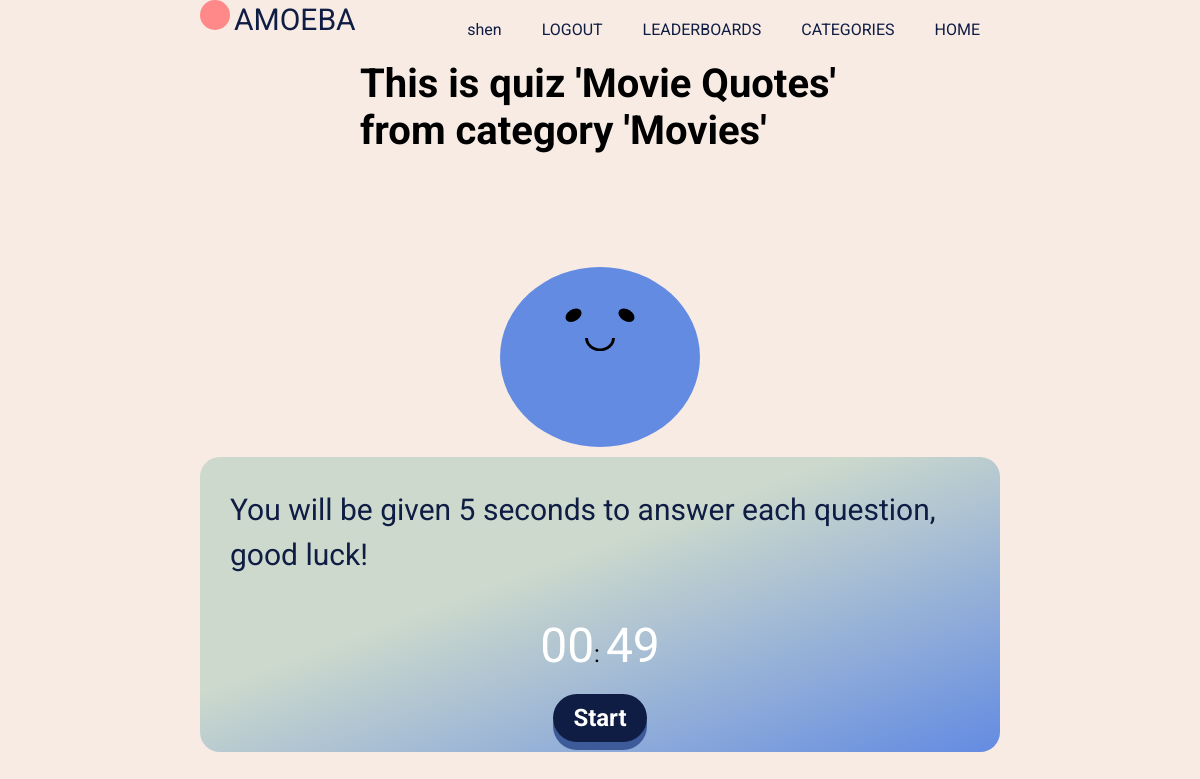
Page /quiz/5 (signed in) on the committed database.
### app/models.py (models this page shows, shortened)
class User(UserMixin, db.Model):
  id = db.Column(db.Integer, primary_key=True)
  username = db.Column(db.String(20), unique=True, index=True, nullable=False)
  email = db.Column(db.String(120), unique=True, index=True, nullable=False)
  password_hash = db.Column(db.String(128))
  posted_quizes = db.relationship('Quiz', backref = 'postedby', lazy = 'dynamic')
  attempts = db.relationship('Attempt', backref = 'user', lazy = 'dynamic')
  is_admin = db.Column(db.Boolean, default=False, nullable=False)
  date_joined = db.Column(db.DateTime, index=True, default=datetime.utcnow)

class Quiz(db.Model):
  id = db.Column(db.Integer, primary_key=True)
  category = db.Column(db.String(32), index=True)
  quizname = db.Column(db.String(32), index=True, unique=True)
  filename = db.Column(db.String(32),unique=True)
  date_added = db.Column(db.DateTime, index=True, default=datetime.utcnow)
  user_id = db.Column(db.Integer, db.ForeignKey('user.id'))
  attempts = db.relationship('Attempt', backref = 'quiz', lazy = 'dynamic')

### app/routes.py (the view)
@app.route('/quiz/<quizid>', methods=['POST', 'GET'])
@login_required
def quiz(quizid):
  quiz = Quiz.query.filter_by(id=quizid).first()
  filename = quiz.filename
  basedir = os.path.abspath(os.path.dirname(__file__))
  quiz_dir = os.path.join(basedir, 'static', 'quizzes')
  file_dir = os.path.join(quiz_dir, filename)
  with open(file_dir) as json_file:
    questionset = json.load(json_file)
  return render_template('quiz.html', questionset=questionset, quizname=quiz.quizname, quizcat=quiz.category, quizid=quizid)

### app/models.py (called while the page is built)
@login.user_loader
def load_user(id): #retrieve the user object representing the current user from the database
  return User.query.get(int(id)) #flask-login uses string for ids. database uses integers for id

### app/templates/quiz.html (shortened to what this page needs)
{% extends "template.html" %} {% block head %}
<link
  rel="stylesheet"
  type="text/css"
  href="{{ url_for('static', filename = 'styles/content.css')}}"
/>
<link
  rel="stylesheet"
  type="text/css"
  href="{{ url_for('static', filename='styles/quizstyle.css')}}"
/>
<link
  rel="stylesheet"
  type="text/css"
  href="{{ url_for('static', filename='styles/amoeba.css')}}"
/>
{% endblock %} {% block content %}
<div class="content">
  <h2 id="quiztitle">
    This is quiz '{{ quizname }}' from category '{{ quizcat }}'
  </h2>
  <div class="quizcontent">
    <div class="amoeba_ball" id="amoebabody">
      <div class="amoeba_eye eye_left"></div>
      <div class="amoeba_eye eye_right"></div>
      <div class="amoeba_smile"></div>
    </div>
    <div class="container">
      <p id="description">
        You will be given 5 seconds to answer each question, good luck!
      </p>
      <div class="timer">
        <span id="minutes">00</span>:
        <span id="seconds">00</span>
      </div>
      <div class="controls">
        <button id="start-btn" class="start-btn btn">Start</button>
      </div>
    </div>
  </div>
</div>
{% endblock %}

### app/templates/template.html (shortened to what this page needs)
<html lang="en">
  <head>
    <link
      rel="stylesheet"
      type="text/css"
      href="{{ url_for('static', filename =
    'styles/content.css')}}"
    />
    {%block head%}{% endblock %}
  </head>
  <body>
    <header>
      <div class="header-content">
        <div class="logo">
          <div id="amoeba-logo"></div>
          <span id="logo-text">AMOEBA</span>
        </div>
        <u1 class="navigation">
          <a href="{{ url_for('index') }}">HOME</a>
          <a href="{{ url_for('categories') }}">CATEGORIES</a>
          <a href="{{ url_for('leaderboards') }}">LEADERBOARDS</a>
          {% if current_user.is_authenticated %}
          <a href="{{ url_for('logout') }}">LOGOUT</a>
          <a href="{{ url_for('profile', username=current_user.username) }}">{{ current_user.username }}</a>
          {% else %}
          <a href="{{ url_for('signup_login') }}">LOGIN/SIGNUP</a>
          {% endif %}
        </u1>
      </div>
    </header>
    {% block content %}{% endblock %}
  </body>
</html>

### app/static/styles/content.css (style rules this page uses)
* { padding: 0; margin: 0; list-style: none; text-decoration: none; font-family: 'roboto', sans-serif; box-sizing: border-box; }
body { background-color: white; }
header { width: 100%; height: 60px; display: block; background-color: #f7ebe4; }
.header-content { height: inherit; margin-left: 200px; margin-right: 200px; }
.content { background-color: #f7ebe4; }
button, .formbutton { padding: 20px 60px; border-radius: 28px; border: 0; background-color: #0f1c43; font-size: 20px; font-weight: 500; color: #f7ebe4; box-shadow: 0px 8px rgb(61, 90, 153) }
.logo { float: left; display: inline-block; color: #0f1c43; margin-top }
#amoeba-logo { background-color: #ff8989; border-radius: 50%; width: 30px; height: 30px; display: inline-block; }
#logo-text { font-size: 30px; }
.navigation { float: right; }
.navigation a { height: 100%; float: right; padding: 20px 20px; list-style: none; color: #0f1c43; }
p { font-size: 20px; color: #0f1c43; font-weight: heavy; line-height: 1.5em; }

### app/static/styles/quizstyle.css (style rules this page uses)
:root { --hue-neutral: #99dbb4; --hue-blue: #638be2; --hue-light: #ccd9cc; --hue-green: #b0db7d; }
body { border-radius: 20px; padding: 0; margin: 0; width: 100vw; height: 100vh; background-color: #f7ebe4; }
#quiztitle { margin-left: 30%; margin-right: 30%; margin-bottom: 30px; font-size: 40px; }
.quizcontent { width: 100vw; height: 80vh; display: grid; justify-content: center; align-content: center; position: relative; }
.btn { border: 1px solid hsl(var(--hue), 100%, 30%); padding: 5px 10px; outline: none; color: white; }
.container { background-image: linear-gradient( to bottom right, var(--hue-light) 40%, var(--hue-blue) 100% ); width: 800px; max-width: 100%; padding: 10px; border-radius: 20px; box-shadow: 5px 5px 20px rgba($gray, 10%); font-size: 24px; }
#description { padding: 20px; font-size: 30px; }
.timer { text-align: center; margin: 20 auto 20; }
#minutes, #seconds { font-size: 48px; color: white; }
.start-btn, .next-btn { font-size: 1.5rem; font-weight: bold; padding: 10px 20px; }
.controls { display: flex; justify-content: center; align-items: center; }

### app/static/styles/amoeba.css (style rules this page uses)
.amoeba_ball { height: 200px; width: 200px; background-color: #638be2; border-radius: 50%; transform: scale(1, 0.9); position: relative; margin: 0 auto 0; animation: bounce 1s ease-in infinite; }
.amoeba_eye { height: 15px; width: 15px; background-color: black; border-radius: 50%; transform: translate(-50%, -50%); position: absolute; top: 23%; z-index: 2; }
.eye_left { left: 33%; transform: skewX(-20deg); z-index: 2; }
.eye_right { right: 33%; transform: skewX(20deg); z-index: 2; }
.amoeba_smile { height: 15px; width: 30px; border-bottom-left-radius: 15px; border-bottom-right-radius: 15px; border: 3px solid black; border-top: 0; transform: translate(-50%, -50%); position: absolute; left: 50%; top: 43%; z-index: 2; }

### rows in the picture
User: username "shen"
Quiz: quizname "Movie Quotes", category "Movies"
